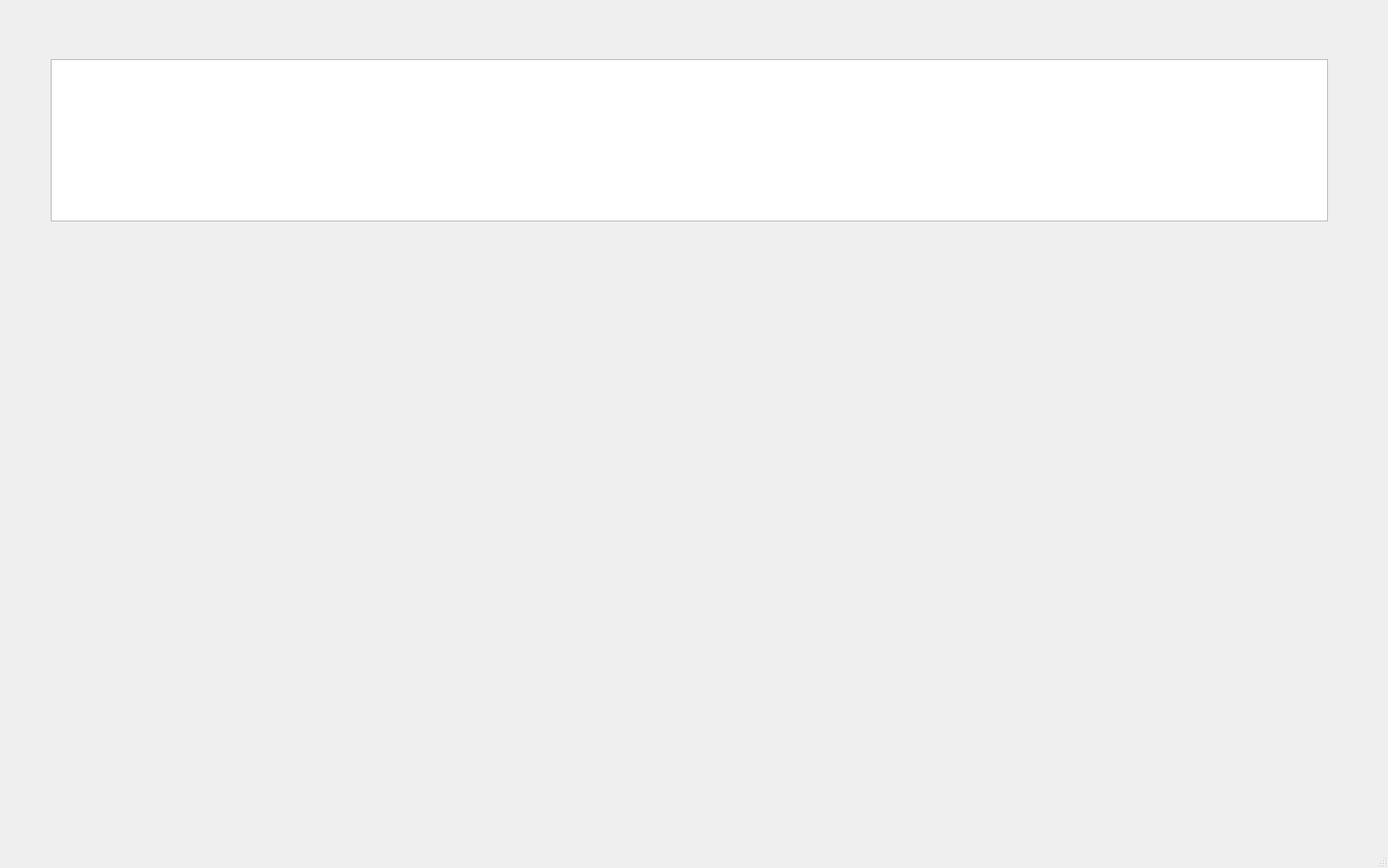
<?xml version="1.0" encoding="UTF-8"?>
<ui version="4.0">
 <class>MainWindow</class>
 <widget class="QMainWindow" name="MainWindow">
  <property name="geometry">
   <rect>
    <x>0</x>
    <y>0</y>
    <width>1642</width>
    <height>1027</height>
   </rect>
  </property>
  <property name="sizePolicy">
   <sizepolicy hsizetype="Expanding" vsizetype="Preferred">
    <horstretch>1</horstretch>
    <verstretch>0</verstretch>
   </sizepolicy>
  </property>
  <property name="windowTitle">
   <string>MainWindow</string>
  </property>
  <widget class="QWidget" name="centralwidget">
   <widget class="QTableView" name="tableView">
    <property name="geometry">
     <rect>
      <x>60</x>
      <y>70</y>
      <width>1511</width>
      <height>192</height>
     </rect>
    </property>
   </widget>
  </widget>
  <widget class="QMenuBar" name="menubar">
   <property name="geometry">
    <rect>
     <x>0</x>
     <y>0</y>
     <width>1642</width>
     <height>21</height>
    </rect>
   </property>
  </widget>
  <widget class="QStatusBar" name="statusbar"/>
 </widget>
 <resources/>
 <connections/>
</ui>
